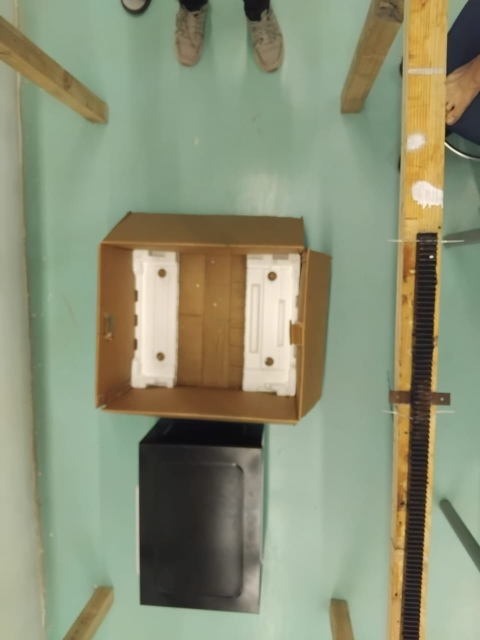
#> input picture gantry-pose-inference/test-image-01.jpeg, 960 x 1280 px (shown at 1/2 size)
$ python -i realtime-pnp-pose-02.py   (imports and definitions only)
#> lines starting #> are read from the running program, lines starting #| are printed output that depends on the picture
#> further down, picture is the input picture: shape (1280, 960, 3); mean B, G, R 118.5, 144.8, 139.7
#!/usr/bin/env python3

"""
Real-time Microwave + Package Pose Estimation

Pipeline:
1. Read frame from IR camera
2. Apply IR pink-cast correction
3. Run YOLO top-4 keypoint model (2 classes)
4. Use solvePnP with per-class geometry
5. Draw keypoints, bbox, XYZ axes, per-axis distances, Euler angles,
   reprojection error, and Euclidean distance
6. Show live OpenCV window

Controls:
Q / ESC  = quit
S        = save current frame
+ / -    = adjust IR correction strength
O        = toggle original/corrected side-by-side
P        = toggle pose inference on/off
"""

import cv2
import numpy as np
import argparse
import sys
import os
from datetime import datetime
from ultralytics import YOLO


# ============================================================
# IR Pink Correction
# ============================================================

def correct_ir_cast(frame: np.ndarray, strength: float = 1.0) -> np.ndarray:
#> called with strength = 1
    frame = frame.astype(np.float32)
    b, g, r = cv2.split(frame)
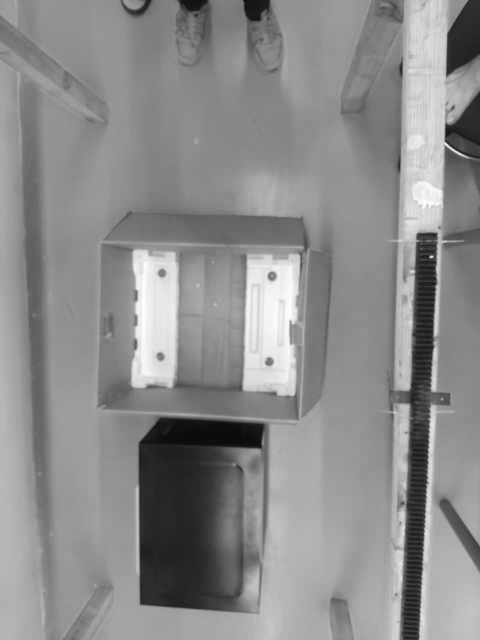
#> r: shape (1280, 960) float32 (shown at 1/2 size); min 11, max 255, mean 139.7
    r_corrected = r * (1.0 - 0.30 * strength)
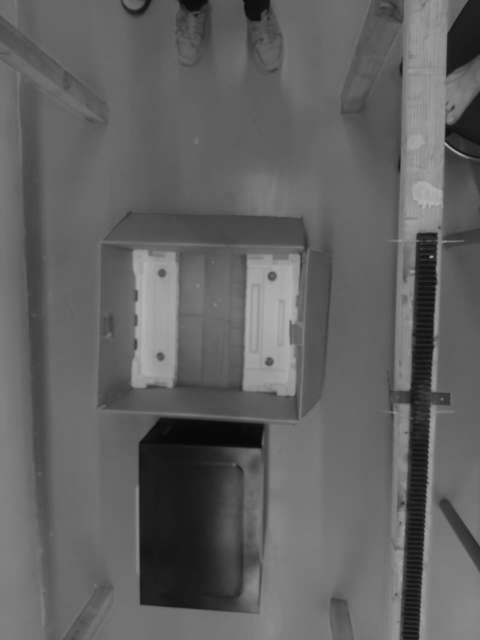
#> r_corrected: shape (1280, 960) float32 (shown at 1/2 size); min 7.7, max 178.5, mean 97.8
    g_corrected = g * (1.0 + 0.05 * strength)
    b_corrected = b * (1.0 - 0.15 * strength)
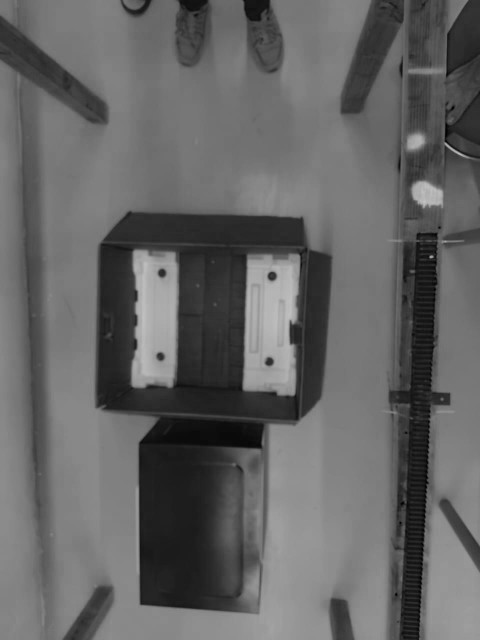
#> b_corrected: shape (1280, 960) float32 (shown at 1/2 size); min 0, max 196.4, mean 100.7
    frame = cv2.merge([
        np.clip(b_corrected, 0, 255),
        np.clip(g_corrected, 0, 255),
        np.clip(r_corrected, 0, 255),
    ]).astype(np.uint8)
    lab = cv2.cvtColor(frame, cv2.COLOR_BGR2LAB)
#> lab: shape (1280, 960, 3); mean of channels 0, 1, 2 146.4, 100.1, 149.5
    l, a, b_ch = cv2.split(lab)
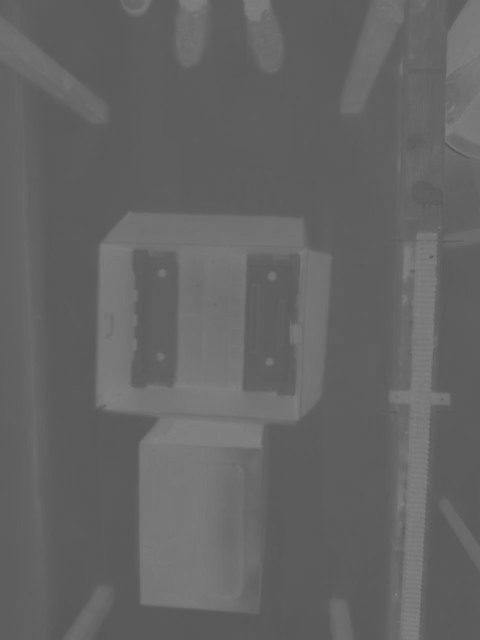
#> a: shape (1280, 960) (shown at 1/2 size); min 87, max 132, mean 100.1
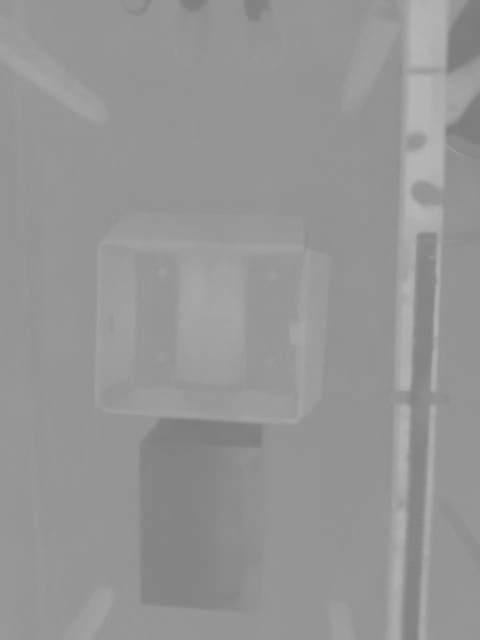
#> b_ch: shape (1280, 960) (shown at 1/2 size); min 121, max 183, mean 149.5
    clahe = cv2.createCLAHE(clipLimit=3.0, tileGridSize=(8, 8))
    l = clahe.apply(l)
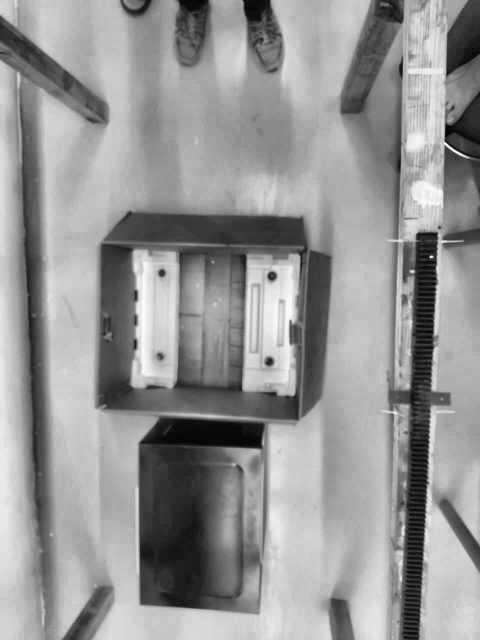
#> l: shape (1280, 960) (shown at 1/2 size); min 3, max 252, mean 148.7
    a = cv2.addWeighted(a, 1.0 - 0.25 * strength,
                        np.full_like(a, 128), 0.25 * strength, 0)
    lab = cv2.merge((l, a, b_ch))
#> lab: shape (1280, 960, 3); mean of channels 0, 1, 2 148.7, 107, 149.5
    frame = cv2.cvtColor(lab, cv2.COLOR_LAB2BGR)
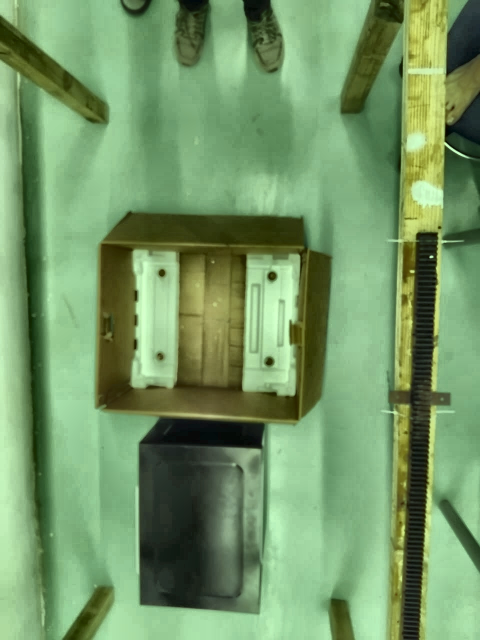
#> frame: shape (1280, 960, 3) (shown at 1/2 size); mean B, G, R 103.5, 151.8, 116.5
    return frame


# ============================================================
# Camera Setup
# ============================================================

# [390 lines left out: functions open_camera, build_class_dims, rotation_matrix_to_euler, estimate_pose_and_draw, run, not called in this run]


# ============================================================
# Entry Point
# ============================================================

# [43 lines not run here, left out]


# [445 lines of commented-out code are left out]

>>> import cv2
>>> picture = cv2.imread('test-image-01.jpeg')
>>> result = correct_ir_cast(picture)

$ run again, on gantry-pose-inference/02_reprojection_overlay.png
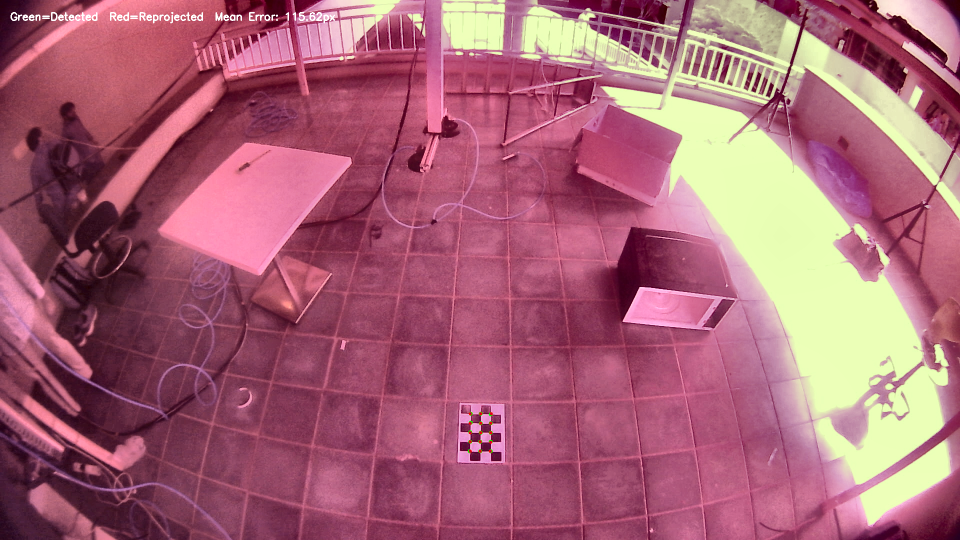
#> input picture gantry-pose-inference/02_reprojection_overlay.png, 1920 x 1080 px (shown at 1/2 size)
#> picture is the input picture: shape (1080, 1920, 3); mean B, G, R 117.2, 100.8, 168.8
#> in correct_ir_cast, `l, a, b_ch = cv2.split(lab)`:
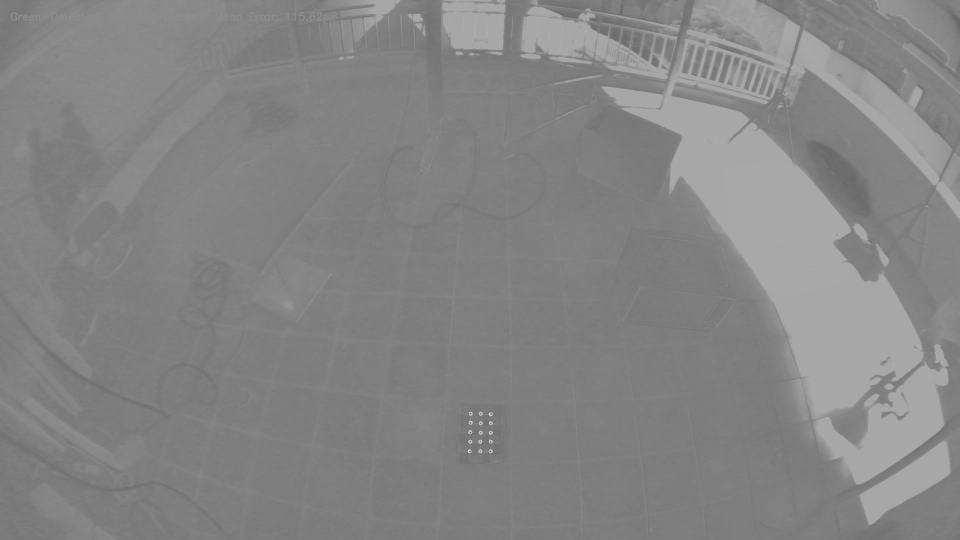
#> b_ch: shape (1080, 1920) (shown at 1/2 size); min 33, max 211, mean 132.9
#> in correct_ir_cast, `frame = cv2.cvtColor(lab, cv2.COLOR_LAB2BGR)`:
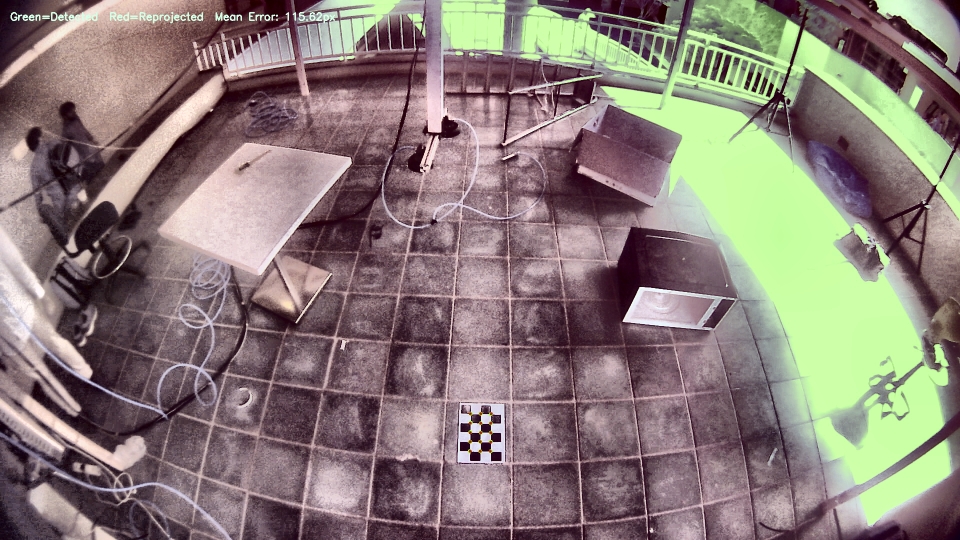
#> frame: shape (1080, 1920, 3) (shown at 1/2 size); mean B, G, R 120.3, 126.2, 138.9
